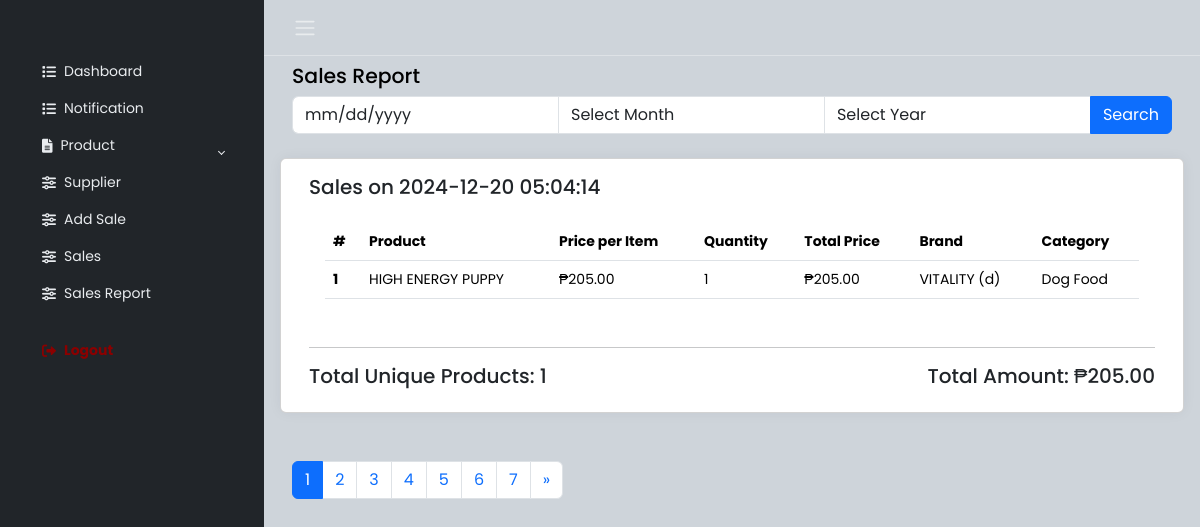
The page /salesreport.php on the database its author committed.
### tables this page shows
CREATE TABLE `sales_records` (
  `sale_id` int(11) NOT NULL,
  `product_id` int(11) NOT NULL,
  `quantity` int(11) NOT NULL,
  `price` decimal(10,2) NOT NULL,
  `amount` decimal(10,2) NOT NULL,
  `sale_date` timestamp NOT NULL DEFAULT current_timestamp()
);

CREATE TABLE `product` (
  `product_id` int(250) NOT NULL,
  `product_name` varchar(250) NOT NULL,
  `price` decimal(10,2) DEFAULT NULL,
  `quantity` int(250) NOT NULL,
  `status` enum('Available','Out of Stock','Low Stock') NOT NULL,
  `brand_id` int(250) NOT NULL,
  `category_id` int(250) NOT NULL,
  `supplier_id` int(250) NOT NULL
);

CREATE TABLE `brand` (
  `brand_id` int(250) NOT NULL,
  `brand_name` varchar(250) NOT NULL
);

CREATE TABLE `category` (
  `category_id` int(250) NOT NULL,
  `category_name` varchar(250) NOT NULL
);

### salesreport.php (the view, shortened to what this page needs)
<?php
require 'db/connection.php';
$searchDate = isset($_GET['search_date']) ? $_GET['search_date'] : null;
$searchMonth = isset($_GET['search_month']) ? $_GET['search_month'] : null;
$searchYear = isset($_GET['search_year']) ? $_GET['search_year'] : null;
$sql = "SELECT * FROM sales_records WHERE 1=1 ";
$sql .= "ORDER BY sale_date DESC";
$stmt = $conn->prepare($sql);
$stmt->execute();
$result = $stmt->get_result();
$salesData = $result->fetch_all(MYSQLI_ASSOC);
$groupedSalesData = [];
foreach ($salesData as $sale) {
    $saleDateTime = date('Y-m-d H:i:s', strtotime($sale['sale_date']));
    $groupedSalesData[$saleDateTime][] = $sale;
}
function calculateTotals($salesGroup) {
    $uniqueProducts = [];
    $totals = [
        'totalProducts' => 0,
        'totalAmount' => 0,
    ];
    foreach ($salesGroup as $sale) {
        $totals['totalAmount'] += $sale['amount'];
        if (!in_array($sale['product_id'], $uniqueProducts)) {
            $uniqueProducts[] = $sale['product_id'];
        }
    }
    $totals['totalProducts'] = count($uniqueProducts);
    return $totals;
}
$totalGroups = count($groupedSalesData);
$groupsPerPage = 1;
$totalPages = ceil($totalGroups / $groupsPerPage);
$currentPage = isset($_GET['page']) ? (int)$_GET['page'] : 1;
$offset = ($currentPage - 1) * $groupsPerPage;
$pagedSalesData = array_slice($groupedSalesData, $offset, $groupsPerPage);
?>
<!DOCTYPE html>
<html lang="en" data-bs-theme="dark">
<head>
    <link href="https://cdn.jsdelivr.net/npm/bootstrap-icons/font/bootstrap-icons.css" rel="stylesheet">
    <link rel="stylesheet" href="https://cdn.jsdelivr.net/npm/bootstrap@5.3.2/dist/css/bootstrap.min.css">
    <link rel="stylesheet" href="bootstrap/css/bootstrap.min.css">
    <link rel="stylesheet" href="css/style.css">
</head>
<body data-bs-theme="light">
    <div class="wrapper">
        <?php include 'sidebar.php'; ?>
        <div class="main">
            <nav class="navbar navbar-expand px-3 border-bottom">
                <button class="btn" id="sidebar-toggle" type="button">
                    <span class="navbar-toggler-icon"></span>
                </button>
            </nav>
            <main class="content px-3 py-2">
                <div class="container-fluid">
                    <div class="mb-3">
                        <h4>Sales Report</h4>
                        <form method="GET" class="mb-4">
                            <div class="input-group">
                                <input type="date" class="form-control" name="search_date" value="<?php echo $searchDate; ?>" placeholder="Search by Date">
                                <select class="form-control" name="search_month">
                                    <option value="">Select Month</option>
                                </select>
                                <select class="form-control" name="search_year">
                                    <option value="">Select Year</option>
                                </select>
                                <button class="btn btn-primary" type="submit">Search</button>
                            </div>
                        </form>
                    </div>
                    <?php foreach ($pagedSalesData as $saleDateTime => $salesGroup): ?>
                        <?php $totals = calculateTotals($salesGroup); ?>
                        <div class="row mb-4">
                            <div class="card card-1">
                                <div class="card-body">
                                    <h5>Sales on <?php echo $saleDateTime; ?></h5>
                                    <div class="card-body table-responsive container">
                                        <table class="table table-hover">
                                            <thead>
                                                <tr>
                                                    <th scope="col">#</th>
                                                    <th scope="col">Product</th>
                                                    <th scope="col">Price per Item</th>
                                                    <th scope="col">Quantity</th>
                                                    <th scope="col">Total Price</th>
                                                    <th scope="col">Brand</th>
                                                    <th scope="col">Category</th>
                                                </tr>
                                            </thead>
                                            <tbody>
                                                <?php foreach ($salesGroup as $index => $sale): ?>
                                                    <?php
                                                    $product = $conn->query("
                                                        SELECT
                                                            product.product_name,
                                                            product.price,
                                                            brand.brand_name,
                                                            category.category_name
                                                        FROM product
                                                        LEFT JOIN brand ON product.brand_id = brand.brand_id
                                                        LEFT JOIN category ON product.category_id = category.category_id
                                                        WHERE product.product_id = {$sale['product_id']}"
                                                    )->fetch_assoc();
                                                    ?>
                                                    <tr>
                                                        <th scope="row"><?php echo $index + 1; ?></th>
                                                        <td><?php echo $product['product_name']; ?></td>
                                                        <td>₱<?php echo number_format($product['price'], 2); ?></td>
                                                        <td><?php echo $sale['quantity']; ?></td>
                                                        <td>₱<?php echo number_format($sale['amount'], 2); ?></td>
                                                        <td><?php echo $product['brand_name']; ?></td>
                                                        <td><?php echo $product['category_name']; ?></td>
                                                    </tr>
                                                <?php endforeach; ?>
                                            </tbody>
                                        </table>
                                    </div>
                                    <hr>
                                    <div class="row">
                                        <div class="col-6">
                                            <h5>Total Unique Products: <?php echo $totals['totalProducts']; ?></h5>
                                        </div>
                                        <div class="col-6 text-end">
                                            <h5>Total Amount: ₱<?php echo number_format($totals['totalAmount'], 2); ?></h5>
                                        </div>
                                    </div>
                                </div>
                            </div>
                        </div>
                    <?php endforeach; ?>
                    <div class="pagination-container text-center">
                        <nav aria-label="Page navigation">
                            <ul class="pagination">
                                <?php for ($page = 1; $page <= $totalPages; $page++): ?>
                                    <li class="page-item <?php echo ($page == $currentPage) ? 'active' : ''; ?>">
                                        <a class="page-link" href="?page=<?php echo $page; ?>&search_date=<?php echo $searchDate; ?>&search_month=<?php echo $searchMonth; ?>&search_year=<?php echo $searchYear; ?>"><?php echo $page; ?></a>
                                    </li>
                                <?php endfor; ?>
                                <?php if ($currentPage < $totalPages): ?>
                                    <li class="page-item">
                                        <a class="page-link" href="?page=<?php echo $currentPage + 1; ?>&search_date=<?php echo $searchDate; ?>&search_month=<?php echo $searchMonth; ?>&search_year=<?php echo $searchYear; ?>" aria-label="Next">
                                            <span aria-hidden="true">&raquo;</span>
                                        </a>
                                    </li>
                                <?php endif; ?>
                            </ul>
                        </nav>
                    </div>
                </div>
            </main>
        </div>
    </div>
</body>
</html>

### css/style.css (style rules this page uses)
body { font-family: 'Poppins', sans-serif; font-size: 0.875rem; opacity: 1; overflow-y: scroll; margin: 0; }
a { cursor: pointer; text-decoration: none; font-family: 'Poppins', sans-serif; }
li { list-style: none; }
h4 { font-family: 'Poppins', sans-serif; font-size: 1.275rem; color: var(--bs-emphasis-color); }
.wrapper { align-items: stretch; display: flex; width: 100%; }
.main { display: flex; flex-direction: column; min-height: 100vh; min-width: 0; overflow: hidden; transition: all 0.35s ease-in-out; width: 100%; background: var(--bs-dark-bg-subtle); }
.content { flex: 1; max-width: 100vw; width: 100vw; }
@media (min-width:768px) { .content { max-width: auto; width: auto; } }
.card { box-shadow: 0 0 .875rem 0 rgba(34, 46, 60, .05); margin-bottom: 24px; }

### rows shown on the page
sales_records: product.product_name "HIGH ENERGY PUPPY", product.price "205.00", quantity "1", amount "205.00", brand.brand_name "VITALITY (d)", category.category_name "Dog Food"

### other values the page prints
$saleDateTime "2024-12-20 05:04:14"
$totals['totalProducts'] "1"
$totals['totalAmount'] "205.00"
